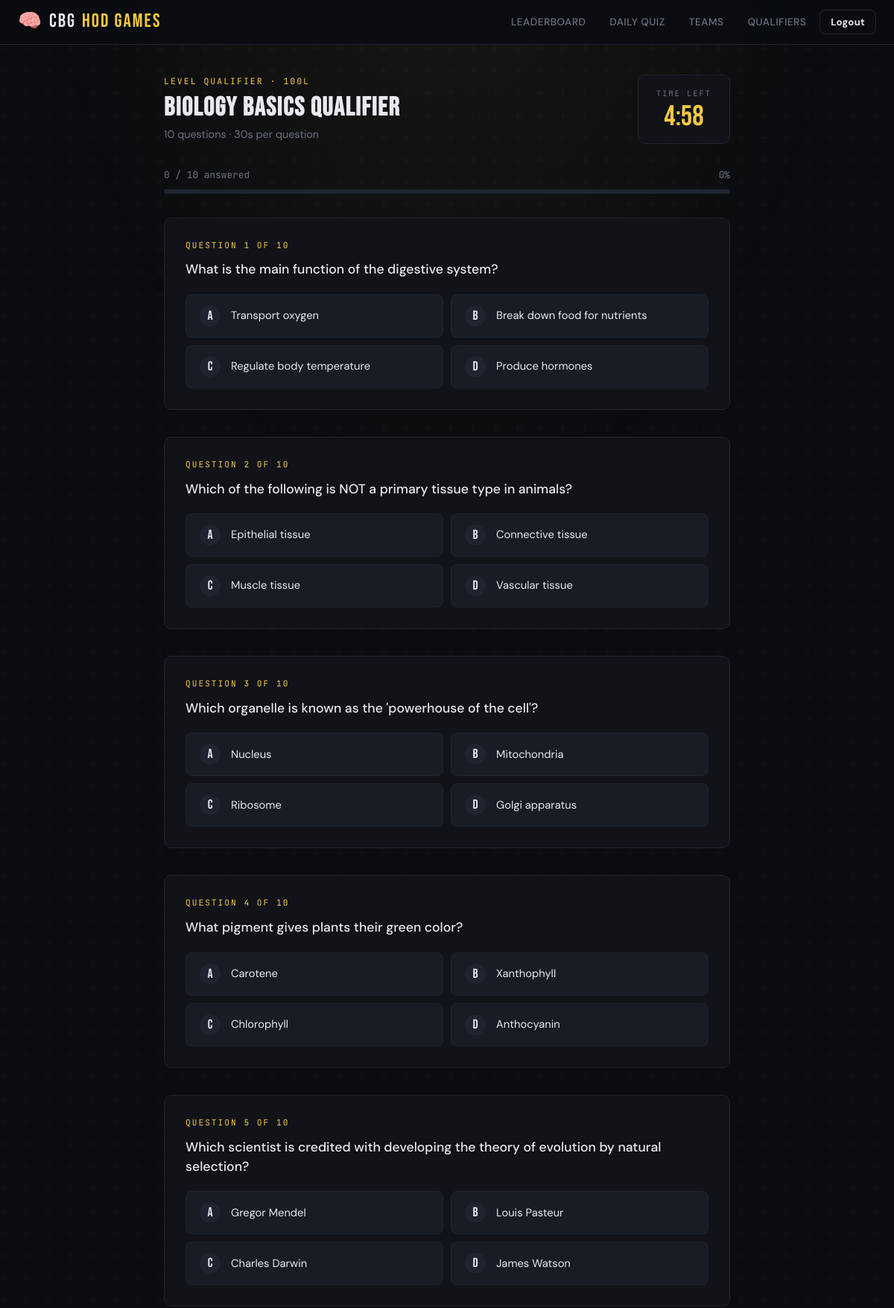
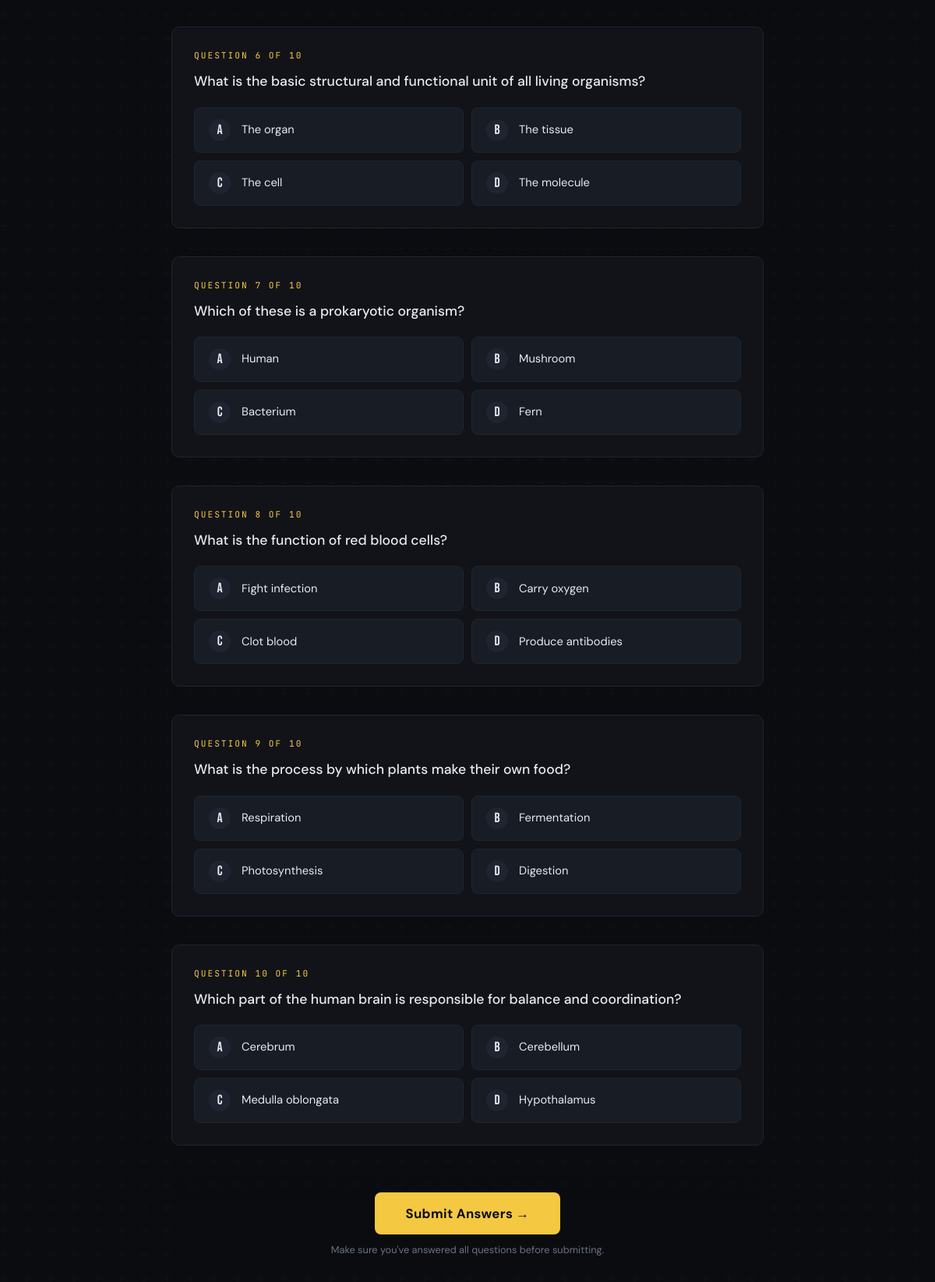
Screenshot of /quiz/2/ (signed in, upper part) with the database file from the repository (2 pictures, top to bottom).
### main/models.py (models this page shows, shortened)
class Quiz(models.Model):
    QUIZ_TYPES = [
        ('qualifier', 'Level Qualifier'),
        ('daily', 'Daily Life Quiz'),
        ('final', 'Grand Finals'),
    ]
    ROUND_TYPES = [
        ('general', 'General Biology Round'),
        ('department', 'CBG Department Trivia'),
        ('speed', 'Speed Round'),
        ('image', 'Image / Diagram Identification'),
        ('final_high', 'Final High Stakes Round'),
        ('standard', 'Standard'),   # for qualifiers and daily
    ]
    title = models.CharField(max_length=200)
    quiz_type = models.CharField(max_length=20, choices=QUIZ_TYPES)
    round_type = models.CharField(max_length=20, choices=ROUND_TYPES, default='standard')
    level = models.CharField(max_length=10, blank=True, null=True,
                             help_text="Set only for qualifier quizzes")
    date = models.DateField(blank=True, null=True,
                            help_text="Set for daily quizzes")
    day_label = models.CharField(max_length=100, blank=True,
                                 help_text="E.g. 'Football Day ⚽' — shown on the quiz page")
    is_active = models.BooleanField(default=True)
    time_limit = models.IntegerField(default=30, help_text="Seconds per question")
    total_questions = models.IntegerField(default=10)
    points_correct = models.IntegerField(default=10)
    points_wrong = models.IntegerField(default=0,
                                       help_text="Use negative value e.g. -5 for buzzer penalty")
    speed_bonus_enabled = models.BooleanField(default=False,
                                              help_text="Enable for Speed Round")
    speed_bonus_max = models.IntegerField(default=5,
                                         help_text="Max extra points for fastest answer")
    is_live_mode = models.BooleanField(default=False, help_text="Enable Host-controlled Live Stage mode")
    current_question = models.ForeignKey('Question', on_delete=models.SET_NULL, null=True, blank=True, related_name='active_in_quizzes')
    current_question_start_time = models.DateTimeField(null=True, blank=True)
    LIVE_STATUS_CHOICES = [
        ('waiting', 'Waiting to Start'),
        ('question_active', 'Question Active (Accepting Answers)'),
        ('answer_revealed', 'Answer Revealed'),
        ('leaderboard', 'Showing Leaderboard'),
        ('finished', 'Quiz Finished')
    ]
    live_status = models.CharField(max_length=20, choices=LIVE_STATUS_CHOICES, default='waiting')
    created_at = models.DateTimeField(auto_now_add=True)
    class Meta:
        ordering = ['-date', '-created_at']

class Question(models.Model):
    quiz = models.ForeignKey(Quiz, on_delete=models.CASCADE, related_name='questions')
    text = models.TextField()
    image = models.ImageField(upload_to='question_images/', blank=True, null=True,
                              help_text="For Image/Diagram Identification round")
    option_a = models.CharField(max_length=255)
    option_b = models.CharField(max_length=255)
    option_c = models.CharField(max_length=255)
    option_d = models.CharField(max_length=255)
    correct_option = models.CharField(max_length=1,
                                      help_text="A, B, C or D")
    explanation = models.TextField(blank=True,
                                   help_text="Shown after answer — great for learning moments")
    order = models.IntegerField(default=0)

### main/views.py (the view, shortened to what this page needs)
# urls.py: path('quiz/<int:quiz_id>/', views.take_quiz, name='take_quiz'),
def take_quiz(request, quiz_id):
    quiz = get_object_or_404(Quiz, id=quiz_id, is_active=True)
    participant = None
    guest = None
    if request.user.is_authenticated:
        participant = get_object_or_404(Participant, user=request.user)
        if Attempt.objects.filter(participant=participant, quiz=quiz, completed=True).exists():
            return render(request, 'already_attempted.html', {'quiz': quiz})
    questions = list(quiz.questions.all())
    random.shuffle(questions)
    total_time = quiz.time_limit * len(questions)
    return render(request, 'take_quiz.html', {
        'quiz': quiz,
        'questions': questions,
        'total_time': total_time,
        'is_speed_round': quiz.speed_bonus_enabled,
        'is_image_round': quiz.round_type == 'image',
    })

### templates/take_quiz.html (shortened to what this page needs)
{% extends "base.html" %}
{% block content %}
<div class="container-md">
  <form method="post" id="quizForm">
    <div class="quiz-header fade-up">
      <div class="quiz-meta">
        <div class="label">
          {% if quiz.quiz_type == 'qualifier' %}Level Qualifier · {{ quiz.level }}L
          {% elif quiz.quiz_type == 'daily' %}📱 Daily Life Quiz{% if quiz.day_label %} · {{ quiz.day_label }}{% endif %}
          {% else %}⚔️ Grand Finals · {{ quiz.get_round_type_display }}{% endif %}
        </div>
        <h1>{{ quiz.title|upper }}</h1>
        <p>{{ questions|length }} questions · {{ quiz.time_limit }}s per question</p>
      </div>
      <div class="timer-widget">
        <div class="timer-label">Time Left</div>
        <div class="timer-value" id="globalTimer">{{ total_time }}</div>
      </div>
    </div>
    <div class="quiz-progress fade-up">
      <div class="progress-info">
        <span id="progressText">0 / {{ questions|length }} answered</span>
        <span id="progressPct">0%</span>
      </div>
      <div class="progress-wrap">
      </div>
    </div>
    {% for question in questions %}
    <div class="question-block card fade-up" id="q-block-{{ question.id }}">
      <div class="question-num">Question {{ forloop.counter }} of {{ questions|length }}</div>
      <p class="question-text">{{ question.text }}</p>
      <div class="options">
        <label class="option-label">
          <span class="option-key">A</span>
          <span class="option-text">{{ question.option_a }}</span>
        </label>
        <label class="option-label">
          <span class="option-key">B</span>
          <span class="option-text">{{ question.option_b }}</span>
        </label>
        <label class="option-label">
          <span class="option-key">C</span>
          <span class="option-text">{{ question.option_c }}</span>
        </label>
        <label class="option-label">
          <span class="option-key">D</span>
          <span class="option-text">{{ question.option_d }}</span>
        </label>
      </div>
    </div>
    {% endfor %}
    <div class="submit-zone">
      <button type="submit" class="btn btn-primary btn-lg" id="submitBtn" onclick="return confirmSubmit()">
        Submit Answers →
      </button>
      <p class="submit-confirm">Make sure you've answered all questions before submitting.</p>
    </div>
  </form>
</div>
{% endblock %}

### templates/base.html (style rules this page uses)
:root { --bg: #0a0c10; --surface: #111318; --surface2: #181c24; --border: #1f2430; --gold: #f5c842; --gold-dim: #c9a22a; --red: #e8423a; --green: #3ecf6a; --blue: #4e9eff; --text: #e8eaf0; --muted: #6b7280; --font-head: 'Bebas Neue', sans-serif; --font-body: 'DM Sans', sans-serif; --font-mono: 'JetBrains Mono', monospace; --radius: 10px; --shadow: 0 4px 32px rgba(0,0,0,0.5); }
*, *::before, *::after { box-sizing: border-box; margin: 0; padding: 0; }
html { scroll-behavior: smooth; }
body { background: var(--bg); color: var(--text); font-family: var(--font-body); font-size: 16px; line-height: 1.6; min-height: 100vh; overflow-x: hidden; }
body::before { content: ''; position: fixed; inset: 0; pointer-events: none; z-index: 0; }
.container-md { max-width: 760px; margin: 0 auto; }
h1, h2, h3 { font-family: var(--font-head); letter-spacing: 1.5px; line-height: 1.1; }
h1 { font-size: clamp(2.4rem, 6vw, 4rem); }
.label { font-family: var(--font-mono); font-size: 0.72rem; text-transform: uppercase; letter-spacing: 2px; color: var(--gold); }
.card { background: var(--surface); border: 1px solid var(--border); border-radius: var(--radius); padding: 28px; }
.btn { display: inline-flex; align-items: center; justify-content: center; gap: 8px; padding: 12px 28px; border-radius: 8px; font-family: var(--font-body); font-weight: 700; font-size: 0.95rem; cursor: pointer; text-decoration: none; border: none; transition: all 0.2s; letter-spacing: 0.3px; }
.btn-primary { background: var(--gold); color: var(--bg); }
.btn-lg { padding: 16px 40px; font-size: 1.05rem; }
.progress-wrap { height: 6px; background: var(--border); border-radius: 99px; overflow: hidden; }
.fade-up { animation: fadeUp 0.5s ease both; }

### templates/take_quiz.html (style rules this page uses)
.quiz-header { display: flex; align-items: flex-start; justify-content: space-between; gap: 20px; margin-bottom: 32px; flex-wrap: wrap; }
.quiz-meta .label { margin-bottom: 8px; }
.quiz-meta h1 { font-size: 2.2rem; margin-bottom: 4px; }
.quiz-meta p { color: var(--muted); font-size: 0.9rem; }
.timer-widget { background: var(--surface); border: 1.5px solid var(--border); border-radius: var(--radius); padding: 16px 24px; text-align: center; min-width: 120px; flex-shrink: 0; }
.timer-label { font-family: var(--font-mono); font-size: 0.65rem; letter-spacing: 2px; text-transform: uppercase; color: var(--muted); margin-bottom: 4px; }
.timer-value { font-family: var(--font-head); font-size: 2.4rem; color: var(--gold); line-height: 1; transition: color 0.3s; }
.quiz-progress { margin-bottom: 32px; }
.progress-info { display: flex; justify-content: space-between; font-size: 0.8rem; color: var(--muted); margin-bottom: 8px; font-family: var(--font-mono); }
.question-block { margin-bottom: 36px; animation: fadeUp 0.4s ease; }
.question-num { font-family: var(--font-mono); font-size: 0.7rem; color: var(--gold); text-transform: uppercase; letter-spacing: 2px; margin-bottom: 10px; }
.question-text { font-size: 1.1rem; font-weight: 500; margin-bottom: 20px; line-height: 1.5; }
.options { display: grid; grid-template-columns: 1fr 1fr; gap: 10px; }
.option-label { cursor: pointer; display: flex; align-items: center; gap: 14px; background: var(--surface2); border: 1.5px solid var(--border); border-radius: 8px; padding: 14px 18px; transition: all 0.15s; user-select: none; }
.option-key { font-family: var(--font-head); font-size: 1.1rem; width: 28px; height: 28px; border-radius: 50%; background: var(--border); display: flex; align-items: center; justify-content: center; flex-shrink: 0; transition: background 0.15s; }
.option-text { font-size: 0.92rem; }
.submit-zone { position: sticky; bottom: 0; background: linear-gradient(to top, var(--bg) 70%, transparent); padding: 24px 0 16px; text-align: center; }
.submit-confirm { font-size: 0.8rem; color: var(--muted); margin-top: 10px; }

### rows the page displays
Quiz: level "100", title "BIOLOGY BASICS QUALIFIER", time_limit "30"
Question: questions "10", text "What is the main function of the digestive system?", option_a "Transport oxygen", option_b "Break down food for nutrients", option_c "Regulate body temperature", option_d "Produce hormones"
Question: questions "10", text "Which of the following is NOT a primary tissue type in animals?", option_a "Epithelial tissue", option_b "Connective tissue", option_c "Muscle tissue", option_d "Vascular tissue"
Question: questions "10", text "Which organelle is known as the 'powerhouse of the cell'?", option_a "Nucleus", option_b "Mitochondria", option_c "Ribosome", option_d "Golgi apparatus"
Question: questions "10", text "What pigment gives plants their green color?", option_a "Carotene", option_b "Xanthophyll", option_c "Chlorophyll", option_d "Anthocyanin"
Question: questions "10", text "Which scientist is credited with developing the theory of evolution by natural selection?", option_a "Gregor Mendel", option_b "Louis Pasteur", option_c "Charles Darwin", option_d "James Watson"
Question: questions "10", text "What is the basic structural and functional unit of all living organisms?", option_a "The organ", option_b "The tissue", option_c "The cell", option_d "The molecule"
Question: questions "10", text "Which of these is a prokaryotic organism?", option_a "Human", option_b "Mushroom", option_c "Bacterium", option_d "Fern"
Question: questions "10", text "What is the function of red blood cells?", option_a "Fight infection", option_b "Carry oxygen", option_c "Clot blood", option_d "Produce antibodies"
Question: questions "10", text "What is the process by which plants make their own food?", option_a "Respiration", option_b "Fermentation", option_c "Photosynthesis", option_d "Digestion"
Question: questions "10", text "Which part of the human brain is responsible for balance and coordination?", option_a "Cerebrum", option_b "Cerebellum", option_c "Medulla oblongata", option_d "Hypothalamus"

### other values shown
{{ questions|length }} "10"
